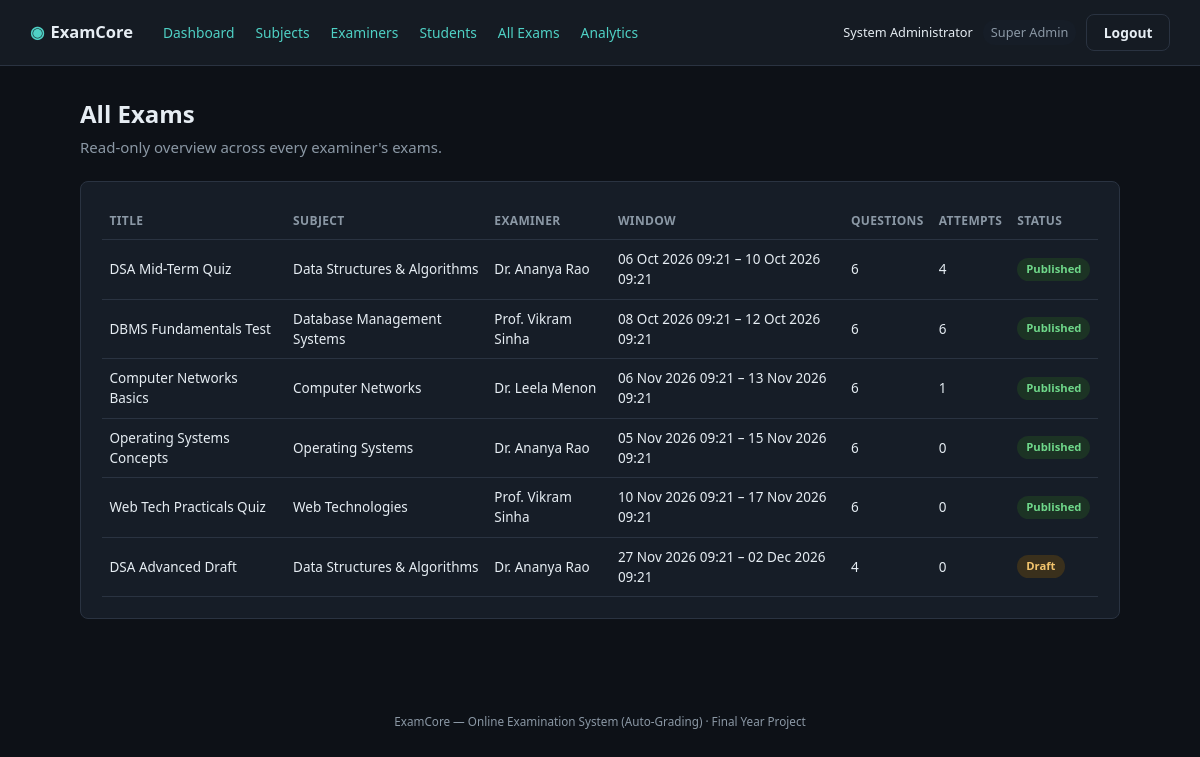
The page /index.php?route=admin/exams (signed in) on the database its author committed.
### tables this page shows
CREATE TABLE exams (
    id                INT AUTO_INCREMENT PRIMARY KEY,
    subject_id        INT NOT NULL,
    examiner_id       INT NOT NULL,
    title             VARCHAR(150) NOT NULL,
    description       TEXT NULL,
    duration_minutes  INT NOT NULL,
    negative_marking  DECIMAL(4,2) NOT NULL DEFAULT 0.00,
    shuffle_questions TINYINT(1) NOT NULL DEFAULT 0,
    status            ENUM('draft','published') NOT NULL DEFAULT 'draft',
    start_at          DATETIME NOT NULL,
    end_at            DATETIME NOT NULL,
    created_at        TIMESTAMP NOT NULL DEFAULT CURRENT_TIMESTAMP,
    FOREIGN KEY (subject_id) REFERENCES subjects(id) ON DELETE CASCADE,
    FOREIGN KEY (examiner_id) REFERENCES users(id) ON DELETE CASCADE
);

CREATE TABLE subjects (
    id            INT AUTO_INCREMENT PRIMARY KEY,
    name          VARCHAR(100) NOT NULL,
    description   TEXT NULL,
    created_by    INT NULL,
    created_at    TIMESTAMP NOT NULL DEFAULT CURRENT_TIMESTAMP,
    FOREIGN KEY (created_by) REFERENCES users(id) ON DELETE SET NULL
);

CREATE TABLE users (
    id            INT AUTO_INCREMENT PRIMARY KEY,
    name          VARCHAR(100) NOT NULL,
    email         VARCHAR(150) NOT NULL UNIQUE,
    password      VARCHAR(255) NOT NULL,
    role          ENUM('super_admin','examiner','student') NOT NULL,
    status        ENUM('active','inactive') NOT NULL DEFAULT 'active',
    created_at    TIMESTAMP NOT NULL DEFAULT CURRENT_TIMESTAMP
);

### app/controllers/AdminController.php (called while the page is built, shortened)
<?php
require_once __DIR__ . '/../models/Exam.php';
class AdminController
{
    public function exams(): void
    {
        $exams = Exam::allWithDetails();
        $pageTitle = 'All Exams';
        require __DIR__ . '/../views/admin/exams.php';
    }
}

### public/index.php (called while the page is built, shortened)
<?php
require_once __DIR__ . '/../core/helpers.php';
require_once __DIR__ . '/../core/Database.php';
require_once __DIR__ . '/../app/controllers/AdminController.php';
$router = new Router();
$router->get('login', fn() => (new AuthController())->showLogin());
$router->post('login', fn() => (new AuthController())->login());
$router->post('logout', fn() => (new AuthController())->logout());
$router->get('admin/dashboard', fn() => (new AdminController())->dashboard());
$router->get('admin/subjects', fn() => (new AdminController())->subjects());
$router->post('admin/subjects/store', fn() => (new AdminController())->subjectStore());
$router->post('admin/subjects/update', fn() => (new AdminController())->subjectUpdate());
$router->post('admin/subjects/delete', fn() => (new AdminController())->subjectDelete());
$router->get('admin/examiners', fn() => (new AdminController())->examiners());
$router->post('admin/examiners/store', fn() => (new AdminController())->examinerStore());
$router->post('admin/examiners/status', fn() => (new AdminController())->examinerToggleStatus());
$router->get('admin/students', fn() => (new AdminController())->students());
$router->post('admin/students/store', fn() => (new AdminController())->studentStore());
$router->post('admin/students/status', fn() => (new AdminController())->studentToggleStatus());
$router->get('admin/exams', fn() => (new AdminController())->exams());
$router->get('admin/analytics', fn() => (new AdminController())->analytics());
$router->get('examiner/dashboard', fn() => (new ExaminerController())->dashboard());
$router->get('examiner/exams', fn() => (new ExaminerController())->exams());
$router->get('examiner/exams/create', fn() => (new ExaminerController())->examCreateForm());
$router->post('examiner/exams/store', fn() => (new ExaminerController())->examStore());
$router->get('examiner/exams/edit', fn() => (new ExaminerController())->examEditForm());
$router->post('examiner/exams/update', fn() => (new ExaminerController())->examUpdate());
$router->post('examiner/exams/delete', fn() => (new ExaminerController())->examDelete());
$router->post('examiner/exams/publish', fn() => (new ExaminerController())->examPublishToggle());
$router->get('examiner/questions', fn() => (new ExaminerController())->questions());
$router->post('examiner/questions/store', fn() => (new ExaminerController())->questionStore());
$router->post('examiner/questions/update', fn() => (new ExaminerController())->questionUpdate());
$router->post('examiner/questions/delete', fn() => (new ExaminerController())->questionDelete());
$router->get('examiner/results', fn() => (new ExaminerController())->results());
$router->get('examiner/analytics', fn() => (new ExaminerController())->analytics());
$router->get('student/dashboard', fn() => (new StudentController())->dashboard());
$router->get('student/exams', fn() => (new StudentController())->exams());
$router->get('student/exam/start', fn() => (new StudentController())->examStart());
$router->get('student/exam/attempt', fn() => (new StudentController())->examAttempt());
$router->post('student/exam/autosave', fn() => (new StudentController())->autosave());
$router->post('student/exam/violation', fn() => (new StudentController())->violation());
$router->post('student/exam/submit', fn() => (new StudentController())->submit());
$router->get('student/results', fn() => (new StudentController())->results());
$router->get('student/results/view', fn() => (new StudentController())->resultView());
$route = $_GET['route'] ?? '';
$router->dispatch($_SERVER['REQUEST_METHOD'], $route);

### core/Router.php (called while the page is built, shortened)
<?php
class Router
{
    private array $routes = ['GET' => [], 'POST' => []];
    public function get(string $route, callable $handler): void
    {
        $this->routes['GET'][$route] = $handler;
    }
    public function post(string $route, callable $handler): void
    {
        $this->routes['POST'][$route] = $handler;
    }
    public function dispatch(string $method, string $route): void
    {
        $handler = $this->routes[$method][$route] ?? null;
        try {
            $handler();
        } catch (Throwable $e) {
            error_log($e->getMessage());
            http_response_code(500);
            require __DIR__ . '/../app/views/errors/500.php';
        }
    }
}

### core/helpers.php (called while the page is built, shortened)
<?php
function e(?string $value): string
{
    return htmlspecialchars($value ?? '', ENT_QUOTES, 'UTF-8');
}

### config/database.php (called while the page is built)
<?php
return [
    'host'     => '127.0.0.1',
    'port'     => 3306,
    'database' => 'online_examination_system',
    'username' => 'root',
    'password' => '',
    'charset'  => 'utf8mb4',
];

### core/Database.php (called while the page is built)
<?php
class Database
{
    private static ?PDO $instance = null;
    public static function connect(): PDO
    {
        if (self::$instance === null) {
            $config = require __DIR__ . '/../config/database.php';
            $dsn = sprintf(
                'mysql:host=%s;port=%d;dbname=%s;charset=%s',
                $config['host'],
                $config['port'],
                $config['database'],
                $config['charset']
            );
            self::$instance = new PDO($dsn, $config['username'], $config['password'], [
                PDO::ATTR_ERRMODE            => PDO::ERRMODE_EXCEPTION,
                PDO::ATTR_DEFAULT_FETCH_MODE => PDO::FETCH_ASSOC,
                PDO::ATTR_EMULATE_PREPARES   => false,
            ]);
        }
        return self::$instance;
    }
}

### app/models/Exam.php (called while the page is built, shortened)
<?php
require_once __DIR__ . '/../../core/Database.php';
class Exam
{
    public static function allWithDetails(): array
    {
        return Database::connect()->query(
            'SELECT e.*, s.name AS subject_name, u.name AS examiner_name,
                    (SELECT COUNT(*) FROM questions q WHERE q.exam_id = e.id) AS question_count,
                    (SELECT COUNT(*) FROM exam_attempts a WHERE a.exam_id = e.id) AS attempt_count
             FROM exams e
             JOIN subjects s ON s.id = e.subject_id
             JOIN users u ON u.id = e.examiner_id
             ORDER BY e.created_at DESC'
        )->fetchAll();
    }
}

### app/views/admin/exams.php (the view)
<?php require __DIR__ . '/../partials/header.php'; ?>
<?php require __DIR__ . '/../partials/navbar.php'; ?>
<main class="page">
    <h1><?= e($pageTitle) ?></h1>
    <p class="page-sub">Read-only overview across every examiner's exams.</p>
    <section class="card">
        <table class="data-table">
            <thead><tr><th>Title</th><th>Subject</th><th>Examiner</th><th>Window</th><th>Questions</th><th>Attempts</th><th>Status</th></tr></thead>
            <tbody>
            <?php foreach ($exams as $exam): ?>
                <tr>
                    <td><?= e($exam['title']) ?></td>
                    <td><?= e($exam['subject_name']) ?></td>
                    <td><?= e($exam['examiner_name']) ?></td>
                    <td><?= e(date('d M Y H:i', strtotime($exam['start_at']))) ?> &ndash; <?= e(date('d M Y H:i', strtotime($exam['end_at']))) ?></td>
                    <td><?= (int)$exam['question_count'] ?></td>
                    <td><?= (int)$exam['attempt_count'] ?></td>
                    <td><span class="badge badge-<?= e($exam['status']) ?>"><?= e($exam['status']) ?></span></td>
                </tr>
            <?php endforeach; ?>
            </tbody>
        </table>
    </section>
</main>
<?php require __DIR__ . '/../partials/footer.php'; ?>

### public/assets/css/style.css (style rules this page uses)
:root { --bg: #0d1117; --bg-elevated: #151b23; --bg-card: #161d27; --border: #2a3341; --text: #e6edf3; --text-muted: #8b98a5; --accent: #4fd1c5; --accent-dark: #2fb3a6; --accent-contrast: #04211d; --danger: #f26d6d; --danger-bg: #3a1f22; --success: #6fd88a; --success-bg: #1c3324; --warning: #f2c46d; --warning-bg: #3a301c; --radius: 8px; --font: 'Segoe UI', system-ui, -apple-system, Roboto, sans-serif; --mono: 'Consolas', 'SFMono-Regular', Menlo, monospace; }
* { box-sizing: border-box; }
html, body { margin: 0; padding: 0; background: var(--bg); color: var(--text); font-family: var(--font); font-size: 15px; line-height: 1.5; }
h1, h2, h3 { font-weight: 600; margin: 0 0 0.5em; }
h1 { font-size: 1.6rem; }
.page { max-width: 1100px; margin: 0 auto; padding: 2rem; }
.page-sub { color: var(--text-muted); margin-top: -0.5rem; margin-bottom: 1.5rem; }
.card { background: var(--bg-card); border: 1px solid var(--border); border-radius: var(--radius); padding: 1.4rem; margin-bottom: 1.5rem; }
.data-table { width: 100%; border-collapse: collapse; font-size: 0.9rem; }
.data-table th, .data-table td { text-align: left; padding: 0.6rem 0.5rem; border-bottom: 1px solid var(--border); }
.data-table th { color: var(--text-muted); font-weight: 600; font-size: 0.8rem; text-transform: uppercase; letter-spacing: 0.03em; }
.badge { display: inline-block; padding: 0.2rem 0.6rem; border-radius: 12px; font-size: 0.75rem; font-weight: 600; text-transform: capitalize; }
.badge-active, .badge-published, .badge-submitted, .badge-correct { background: var(--success-bg); color: var(--success); }
.badge-inactive, .badge-draft { background: var(--warning-bg); color: var(--warning); }

### rows shown on the page
exams: title "DSA Mid-Term Quiz", subject.name "Data Structures & Algorithms", examiner.name "Dr. Ananya Rao", start_at "06 Oct 2026 09:21", end_at "10 Oct 2026 09:21", question_count "6", attempt_count "4", status "Published"
exams: title "DBMS Fundamentals Test", subject.name "Database Management Systems", examiner.name "Prof. Vikram Sinha", start_at "08 Oct 2026 09:21", end_at "12 Oct 2026 09:21", question_count "6", attempt_count "6", status "Published"
exams: title "Computer Networks Basics", subject.name "Computer Networks", examiner.name "Dr. Leela Menon", start_at "06 Nov 2026 09:21", end_at "13 Nov 2026 09:21", question_count "6", attempt_count "1", status "Published"
exams: title "Operating Systems Concepts", subject.name "Operating Systems", examiner.name "Dr. Ananya Rao", start_at "05 Nov 2026 09:21", end_at "15 Nov 2026 09:21", question_count "6", attempt_count "0", status "Published"
exams: title "Web Tech Practicals Quiz", subject.name "Web Technologies", examiner.name "Prof. Vikram Sinha", start_at "10 Nov 2026 09:21", end_at "17 Nov 2026 09:21", question_count "6", attempt_count "0", status "Published"
exams: title "DSA Advanced Draft", subject.name "Data Structures & Algorithms", examiner.name "Dr. Ananya Rao", start_at "27 Nov 2026 09:21", end_at "02 Dec 2026 09:21", question_count "4", attempt_count "0", status "Draft"

### other values the page prints
$label "Dashboard"
$label "Subjects"
$label "Examiners"
$label "Students"
$label "All Exams"
$label "Analytics"
Auth::name() "System Administrator"
str_replace('_', ' ', $role) "Super Admin"
$pageTitle "All Exams"
